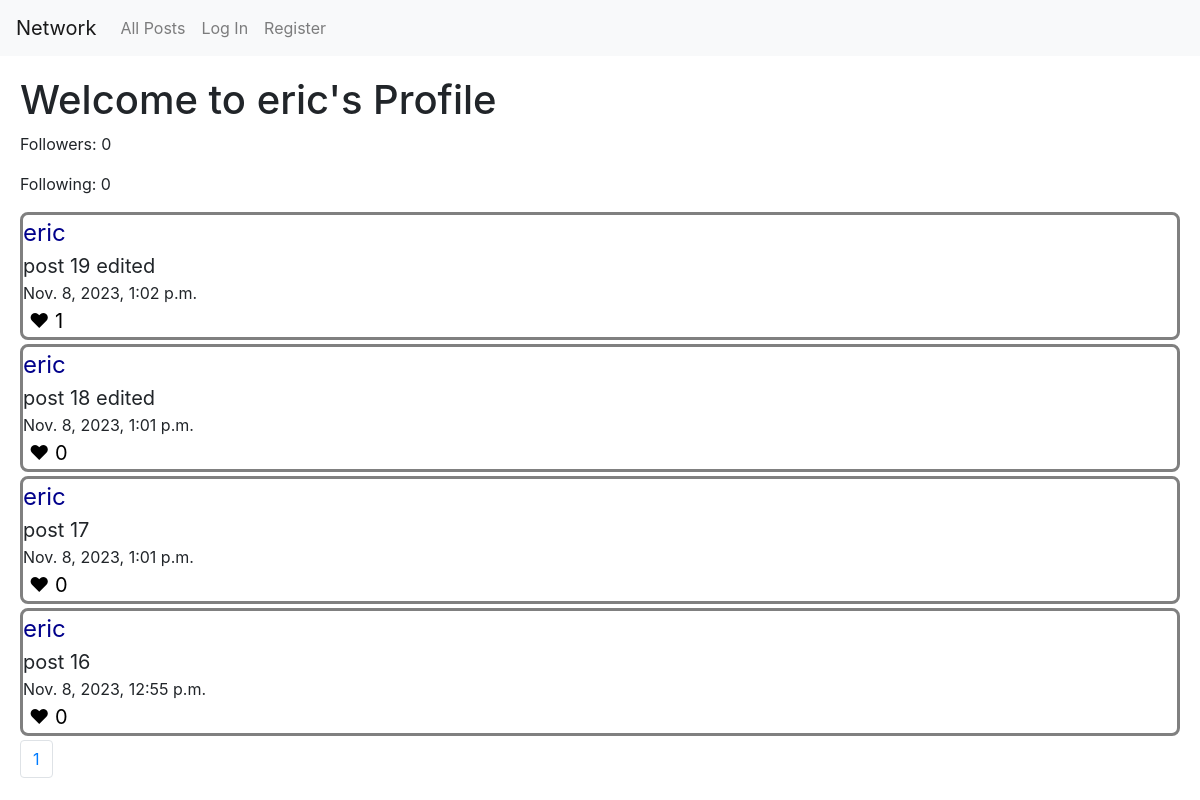
The page /user/2 on the database as committed earlier.
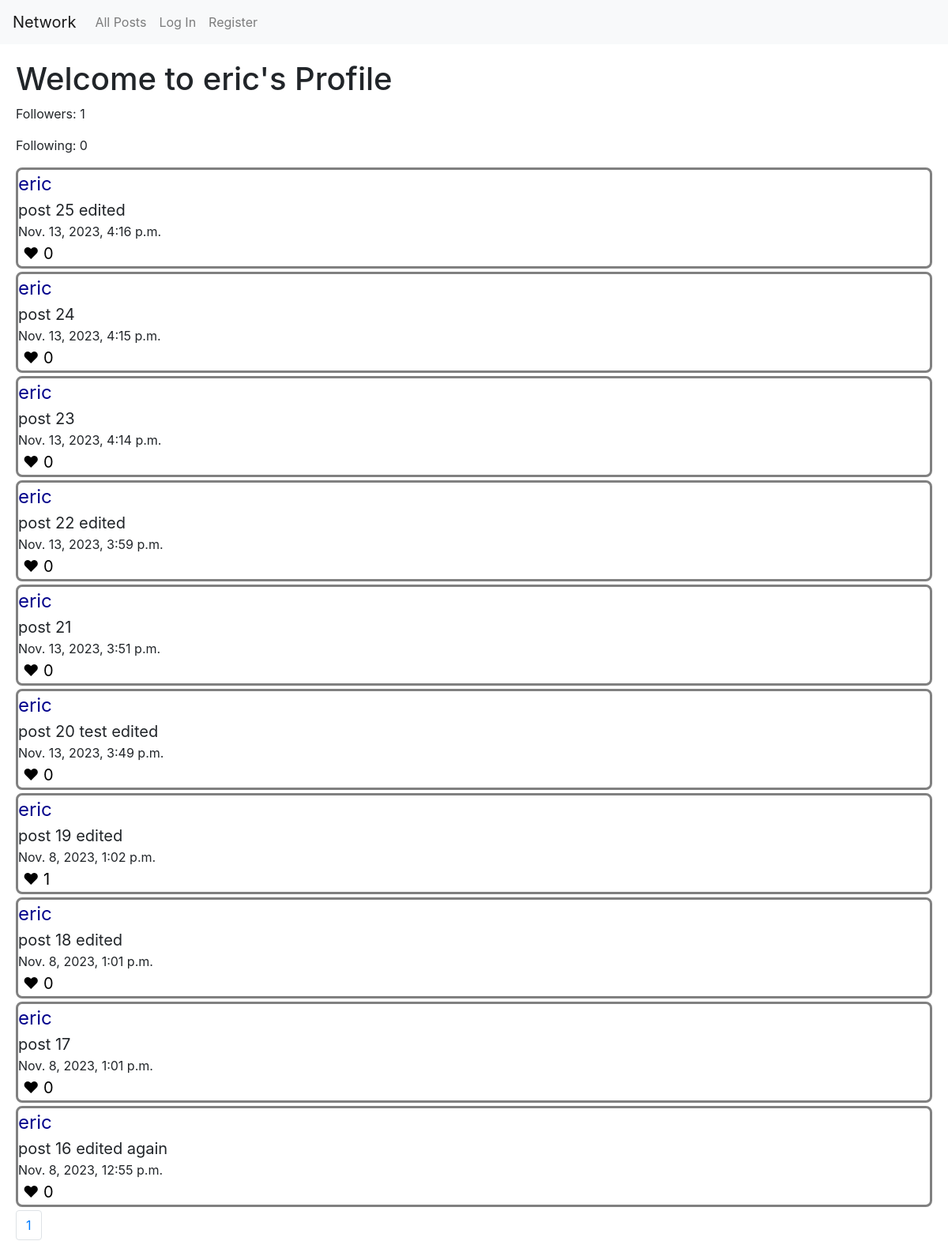
The same page on the database as committed later.
### network/models.py (models this page shows, shortened)
class User(AbstractUser):
    def __str__(self):
        return self.username

class Post(models.Model):
    user = models.ForeignKey(User, related_name='user', on_delete=models.CASCADE)
    content = models.CharField(max_length=280)
    timestamp = models.DateTimeField(auto_now_add=True)
    likes = models.ManyToManyField(User, related_name='liked_by')

### network/views.py (the view, shortened to what this page needs)
# urls.py: path('user/<str:user_id>', views.profile, name='post'),
@csrf_exempt
def profile(request, user_id):
    try:
        viewed_user = User.objects.get(pk=user_id)
    except User.DoesNotExist:
        return JsonResponse({'error': 'User not found.'}, status=404)
    follow_obj = None   # Create an instance of a Following object
    already_following = False
    if request.user.is_authenticated:
        try:
            follow_obj = Following.objects.get(follower=request.user, followee=viewed_user)
            already_following = True
        except Following.DoesNotExist:
            already_following = False
    page_number = request.GET.get('page')  # Get the page number from the query string
    if page_number is None:
        page_number = 1  # Default to page 1 if not specified
    else:
        page_number = int(page_number)
    posts = Post.objects.filter(user=viewed_user).order_by('-timestamp')
    p = Paginator(posts, POSTS_PER_PAGE)
    try:
        current_page = p.page(page_number)
    except EmptyPage:
        current_page = p.page(1)  # Handle invalid page number by defaulting to page 1
    return render(request, 'network/profile.html', {
        'viewed_user': viewed_user,
        'following': already_following,
        'posts': current_page.object_list,
        'pages': [p.page(i) for i in p.page_range],
        'current_page': current_page
    })

### network/templates/network/profile.html (shortened to what this page needs)
{% extends "network/layout.html" %}
{% block body %}
    <div class="above-posts">
        <h1>Welcome to {{ viewed_user.username }}'s Profile</h1>
        <p id="number-of-followers">Followers: {{ viewed_user.followers.count }}</p>
        <p>Following: {{ viewed_user.following.count }}</p>
    </div>
    <div id="posts">
        {% for post in posts %}
              {% include "network/post_template.html" %}
        {% empty %}
            <h3>No posts to display</h3>
        {% endfor %}
    </div>
    {% include "network/pagination_template.html" %}
{% endblock %}

### network/templates/network/layout.html (shortened to what this page needs)
{% load static %}
<!DOCTYPE html>
<html lang="en">
    <head>
        <link rel="stylesheet" href="https://stackpath.bootstrapcdn.com/bootstrap/4.4.1/css/bootstrap.min.css">
        <link href="{% static 'network/styles.css' %}" rel="stylesheet">
    </head>
    <body>
        <nav class="navbar navbar-expand-lg navbar-light bg-light">
            <a class="navbar-brand" href="/">Network</a>
            <div>
              <ul class="navbar-nav mr-auto">
                <li class="nav-item">
                  <a class="nav-link" href="{% url 'index' %}">All Posts</a>
                </li>
                {% if user.is_authenticated %}
                    <li class="nav-item">
                        <a class="nav-link" href={% url 'following' %}>Following</a>
                    </li>
                    <li class="nav-item">
                        <a class="nav-link" href="{% url 'logout' %}">Log Out</a>
                    </li>
                {% else %}
                    <li class="nav-item">
                        <a class="nav-link" href="{% url 'login' %}">Log In</a>
                    </li>
                    <li class="nav-item">
                        <a class="nav-link" href="{% url 'register' %}">Register</a>
                    </li>
                {% endif %}
              </ul>
            </div>
          </nav>
        <div class="body">
            {% block body %}
            {% endblock %}
        </div>
    </body>
</html>

### network/templates/network/post_template.html (shortened to what this page needs)
<div class="post" id="{{ post.id }}">
    <a href="/user/{{ post.user.id }}">{{ post.user }}</a>
    <div class="post-content">{{ post.content }}</div>
    <p>{{ post.timestamp }}</p>
    <button class="like" >&#x2764; <span class="like-count">{{ post.likes.count }}</span></button>
</div>

### network/templates/network/pagination_template.html (shortened to what this page needs)
<nav aria-label="...">
    <ul class="pagination">
        {% for page in pages %}
            <li class="page-item">
                <a class="page-link" href="?page={{ page.number }}">{{ page.number }}</a>
            </li>
        {% endfor %}
    </ul>
</nav>

### network/static/network/styles.css (style rules this page uses)
.post { border-style: solid; border-radius: 8px; border-color: grey; margin-bottom: 4px; }
.post p { margin: 0; }
.like { background: none; border: none; font-size: 20px; }
.post a { font-size: 24px; color: darkblue; }
.body { margin: 20px; }
.post-content { font-size: 20px; }

Rows that differ between the two databases and show on the page:
changed User "eric": followers.count "0" → "1"
added Post: user "eric", content "post 25 edited", timestamp "Nov. 13, 2023, 4:16 p.m.", likes.count "0"
added Post: user "eric", content "post 24", timestamp "Nov. 13, 2023, 4:15 p.m.", likes.count "0"
added Post: user "eric", content "post 23", timestamp "Nov. 13, 2023, 4:14 p.m.", likes.count "0"
added Post: user "eric", content "post 22 edited", timestamp "Nov. 13, 2023, 3:59 p.m.", likes.count "0"
added Post: user "eric", content "post 21", timestamp "Nov. 13, 2023, 3:51 p.m.", likes.count "0"
added Post: user "eric", content "post 20 test edited", timestamp "Nov. 13, 2023, 3:49 p.m.", likes.count "0"
changed Post: content "post 16" → "post 16 edited again"
